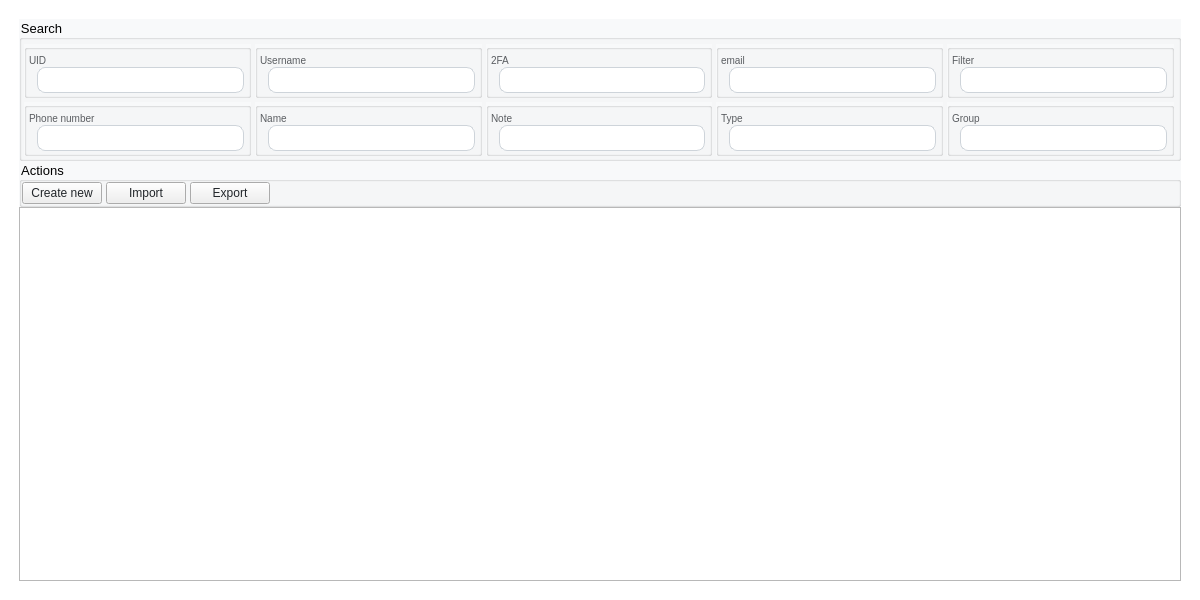
<?xml version="1.0" encoding="UTF-8"?>
<ui version="4.0">
 <class>PageProfiles</class>
 <widget class="QWidget" name="PageProfiles">
  <property name="geometry">
   <rect>
    <x>0</x>
    <y>0</y>
    <width>1200</width>
    <height>600</height>
   </rect>
  </property>
  <property name="windowTitle">
   <string>Form</string>
  </property>
  <property name="styleSheet">
   <string notr="true">#PageProfiles{
  font-family: &quot;Courier New&quot;;
  background-color: #FFFFFF;
}
QGroupBox {
  font-family: &quot;Courier New&quot;;
  font-size: 13px;
  background-color: rgba(248, 249, 250, 1);
}
QLineEdit {
  padding: 4px 0;
  border: 1px solid #ced4da;
  border-radius: 8px;
  margin-left: 8px;
  padding-left: 4px;
  background-color: #FFFFFF;
  color:#212529;
}
QPlainTextEdit {
	background-color: #FFFFFF;
  color:#212529;
}
QLabel {
  font-family: &quot;Courier New&quot;;
  font-size: 13px;
  color: rgb(90, 93, 97);
}
QRadioButton {
  font-family: &quot;Courier New&quot;;
  font-size: 13px;
  color: #212529;
}
QComboBox {
  font-family: &quot;Courier New&quot;;
  font-size: 13px;
  color: #212529;
}
QPushButton {
  color: #212529;
}

QCheckBox{
  color: #212529;
}</string>
  </property>
  <layout class="QHBoxLayout" name="horizontalLayout_2">
   <item>
    <layout class="QVBoxLayout" name="Profiles_layout">
     <property name="spacing">
      <number>0</number>
     </property>
     <property name="leftMargin">
      <number>8</number>
     </property>
     <property name="topMargin">
      <number>8</number>
     </property>
     <property name="rightMargin">
      <number>8</number>
     </property>
     <property name="bottomMargin">
      <number>8</number>
     </property>
     <item>
      <widget class="QGroupBox" name="search_container">
       <property name="title">
        <string>Search</string>
       </property>
       <layout class="QGridLayout" name="gridLayout_2">
        <property name="leftMargin">
         <number>0</number>
        </property>
        <property name="topMargin">
         <number>0</number>
        </property>
        <property name="rightMargin">
         <number>0</number>
        </property>
        <property name="bottomMargin">
         <number>0</number>
        </property>
        <property name="spacing">
         <number>0</number>
        </property>
        <item row="0" column="0">
         <layout class="QGridLayout" name="search_layout_2">
          <property name="leftMargin">
           <number>2</number>
          </property>
          <property name="topMargin">
           <number>4</number>
          </property>
          <property name="rightMargin">
           <number>4</number>
          </property>
          <property name="bottomMargin">
           <number>2</number>
          </property>
          <property name="spacing">
           <number>4</number>
          </property>
          <item row="1" column="1">
           <widget class="QGroupBox" name="name_container">
            <property name="title">
             <string/>
            </property>
            <layout class="QVBoxLayout" name="verticalLayout_21">
             <property name="spacing">
              <number>4</number>
             </property>
             <property name="leftMargin">
              <number>2</number>
             </property>
             <property name="topMargin">
              <number>4</number>
             </property>
             <property name="rightMargin">
              <number>4</number>
             </property>
             <property name="bottomMargin">
              <number>2</number>
             </property>
             <item>
              <layout class="QVBoxLayout" name="name_layout">
               <property name="spacing">
                <number>0</number>
               </property>
               <item>
                <widget class="QLabel" name="name_label">
                 <property name="styleSheet">
                  <string notr="true">font-size: 10px</string>
                 </property>
                 <property name="text">
                  <string>Name</string>
                 </property>
                </widget>
               </item>
               <item>
                <widget class="QLineEdit" name="name_input"/>
               </item>
              </layout>
             </item>
            </layout>
           </widget>
          </item>
          <item row="1" column="3">
           <widget class="QGroupBox" name="type_container">
            <property name="title">
             <string/>
            </property>
            <layout class="QVBoxLayout" name="verticalLayout_15">
             <property name="spacing">
              <number>4</number>
             </property>
             <property name="leftMargin">
              <number>2</number>
             </property>
             <property name="topMargin">
              <number>4</number>
             </property>
             <property name="rightMargin">
              <number>4</number>
             </property>
             <property name="bottomMargin">
              <number>2</number>
             </property>
             <item>
              <layout class="QVBoxLayout" name="type_layout">
               <property name="spacing">
                <number>0</number>
               </property>
               <item>
                <widget class="QLabel" name="type_label">
                 <property name="styleSheet">
                  <string notr="true">font-size: 10px</string>
                 </property>
                 <property name="text">
                  <string>Type</string>
                 </property>
                </widget>
               </item>
               <item>
                <widget class="QLineEdit" name="type_input"/>
               </item>
              </layout>
             </item>
            </layout>
           </widget>
          </item>
          <item row="1" column="0">
           <widget class="QGroupBox" name="phone_number_container">
            <property name="title">
             <string/>
            </property>
            <layout class="QVBoxLayout" name="verticalLayout_11">
             <property name="spacing">
              <number>4</number>
             </property>
             <property name="leftMargin">
              <number>2</number>
             </property>
             <property name="topMargin">
              <number>4</number>
             </property>
             <property name="rightMargin">
              <number>4</number>
             </property>
             <property name="bottomMargin">
              <number>2</number>
             </property>
             <item>
              <layout class="QVBoxLayout" name="phone_number_layout">
               <property name="spacing">
                <number>0</number>
               </property>
               <item>
                <widget class="QLabel" name="phone_number_label">
                 <property name="styleSheet">
                  <string notr="true">font-size: 10px</string>
                 </property>
                 <property name="text">
                  <string>Phone number</string>
                 </property>
                </widget>
               </item>
               <item>
                <widget class="QLineEdit" name="phone_number_input"/>
               </item>
              </layout>
             </item>
            </layout>
           </widget>
          </item>
          <item row="0" column="3">
           <widget class="QGroupBox" name="email_container">
            <property name="title">
             <string/>
            </property>
            <layout class="QVBoxLayout" name="verticalLayout_5">
             <property name="spacing">
              <number>4</number>
             </property>
             <property name="leftMargin">
              <number>2</number>
             </property>
             <property name="topMargin">
              <number>4</number>
             </property>
             <property name="rightMargin">
              <number>4</number>
             </property>
             <property name="bottomMargin">
              <number>2</number>
             </property>
             <item>
              <layout class="QVBoxLayout" name="email_layout">
               <property name="spacing">
                <number>0</number>
               </property>
               <item>
                <widget class="QLabel" name="email_label">
                 <property name="styleSheet">
                  <string notr="true">font-size: 10px</string>
                 </property>
                 <property name="text">
                  <string>email</string>
                 </property>
                </widget>
               </item>
               <item>
                <widget class="QLineEdit" name="email_input"/>
               </item>
              </layout>
             </item>
            </layout>
           </widget>
          </item>
          <item row="1" column="2">
           <widget class="QGroupBox" name="note_container">
            <property name="title">
             <string/>
            </property>
            <layout class="QVBoxLayout" name="verticalLayout_17">
             <property name="spacing">
              <number>4</number>
             </property>
             <property name="leftMargin">
              <number>2</number>
             </property>
             <property name="topMargin">
              <number>4</number>
             </property>
             <property name="rightMargin">
              <number>4</number>
             </property>
             <property name="bottomMargin">
              <number>2</number>
             </property>
             <item>
              <layout class="QVBoxLayout" name="note_layout">
               <property name="spacing">
                <number>0</number>
               </property>
               <item>
                <widget class="QLabel" name="note_label">
                 <property name="styleSheet">
                  <string notr="true">font-size: 10px</string>
                 </property>
                 <property name="text">
                  <string>Note</string>
                 </property>
                </widget>
               </item>
               <item>
                <widget class="QLineEdit" name="note_input"/>
               </item>
              </layout>
             </item>
            </layout>
           </widget>
          </item>
          <item row="0" column="4">
           <widget class="QGroupBox" name="fillter_container">
            <property name="title">
             <string/>
            </property>
            <layout class="QVBoxLayout" name="verticalLayout_34">
             <property name="spacing">
              <number>4</number>
             </property>
             <property name="leftMargin">
              <number>2</number>
             </property>
             <property name="topMargin">
              <number>4</number>
             </property>
             <property name="rightMargin">
              <number>4</number>
             </property>
             <property name="bottomMargin">
              <number>2</number>
             </property>
             <item>
              <layout class="QVBoxLayout" name="filter_layout">
               <property name="spacing">
                <number>0</number>
               </property>
               <item>
                <widget class="QLabel" name="filter_laybel">
                 <property name="styleSheet">
                  <string notr="true">font-size: 10px</string>
                 </property>
                 <property name="text">
                  <string>Filter</string>
                 </property>
                </widget>
               </item>
               <item>
                <widget class="QLineEdit" name="filter_input"/>
               </item>
              </layout>
             </item>
            </layout>
           </widget>
          </item>
          <item row="0" column="2">
           <widget class="QGroupBox" name="two_fa_container">
            <property name="title">
             <string/>
            </property>
            <layout class="QVBoxLayout" name="verticalLayout_9">
             <property name="spacing">
              <number>4</number>
             </property>
             <property name="leftMargin">
              <number>2</number>
             </property>
             <property name="topMargin">
              <number>4</number>
             </property>
             <property name="rightMargin">
              <number>4</number>
             </property>
             <property name="bottomMargin">
              <number>2</number>
             </property>
             <item>
              <layout class="QVBoxLayout" name="two_fa_layout">
               <property name="spacing">
                <number>0</number>
               </property>
               <item>
                <widget class="QLabel" name="two_fa_label">
                 <property name="styleSheet">
                  <string notr="true">font-size: 10px</string>
                 </property>
                 <property name="text">
                  <string>2FA</string>
                 </property>
                </widget>
               </item>
               <item>
                <widget class="QLineEdit" name="two_fa_input"/>
               </item>
              </layout>
             </item>
            </layout>
           </widget>
          </item>
          <item row="0" column="1">
           <widget class="QGroupBox" name="username_container">
            <property name="title">
             <string/>
            </property>
            <layout class="QVBoxLayout" name="verticalLayout_19">
             <property name="spacing">
              <number>4</number>
             </property>
             <property name="leftMargin">
              <number>2</number>
             </property>
             <property name="topMargin">
              <number>4</number>
             </property>
             <property name="rightMargin">
              <number>4</number>
             </property>
             <property name="bottomMargin">
              <number>2</number>
             </property>
             <item>
              <layout class="QVBoxLayout" name="username_layout">
               <property name="spacing">
                <number>0</number>
               </property>
               <item>
                <widget class="QLabel" name="username_label">
                 <property name="styleSheet">
                  <string notr="true">font-size: 10px</string>
                 </property>
                 <property name="text">
                  <string>Username</string>
                 </property>
                </widget>
               </item>
               <item>
                <widget class="QLineEdit" name="username_input"/>
               </item>
              </layout>
             </item>
            </layout>
           </widget>
          </item>
          <item row="1" column="4">
           <widget class="QGroupBox" name="group_container">
            <property name="title">
             <string/>
            </property>
            <layout class="QVBoxLayout" name="verticalLayout_13">
             <property name="spacing">
              <number>4</number>
             </property>
             <property name="leftMargin">
              <number>2</number>
             </property>
             <property name="topMargin">
              <number>4</number>
             </property>
             <property name="rightMargin">
              <number>4</number>
             </property>
             <property name="bottomMargin">
              <number>2</number>
             </property>
             <item>
              <layout class="QVBoxLayout" name="group_layout">
               <property name="spacing">
                <number>0</number>
               </property>
               <item>
                <widget class="QLabel" name="group_label">
                 <property name="styleSheet">
                  <string notr="true">font-size: 10px</string>
                 </property>
                 <property name="text">
                  <string>Group</string>
                 </property>
                </widget>
               </item>
               <item>
                <widget class="QLineEdit" name="group_input"/>
               </item>
              </layout>
             </item>
            </layout>
           </widget>
          </item>
          <item row="0" column="0">
           <widget class="QGroupBox" name="uid_container">
            <property name="title">
             <string/>
            </property>
            <layout class="QVBoxLayout" name="verticalLayout_2">
             <property name="spacing">
              <number>4</number>
             </property>
             <property name="leftMargin">
              <number>2</number>
             </property>
             <property name="topMargin">
              <number>4</number>
             </property>
             <property name="rightMargin">
              <number>4</number>
             </property>
             <property name="bottomMargin">
              <number>2</number>
             </property>
             <item>
              <layout class="QVBoxLayout" name="uid_layout">
               <property name="spacing">
                <number>0</number>
               </property>
               <item>
                <widget class="QLabel" name="uid_label">
                 <property name="styleSheet">
                  <string notr="true">font-size: 10px</string>
                 </property>
                 <property name="text">
                  <string>UID</string>
                 </property>
                </widget>
               </item>
               <item>
                <widget class="QLineEdit" name="uid_input"/>
               </item>
              </layout>
             </item>
            </layout>
           </widget>
          </item>
         </layout>
        </item>
       </layout>
      </widget>
     </item>
     <item>
      <widget class="QGroupBox" name="action_container">
       <property name="maximumSize">
        <size>
         <width>16777215</width>
         <height>60</height>
        </size>
       </property>
       <property name="title">
        <string>Actions</string>
       </property>
       <layout class="QHBoxLayout" name="horizontalLayout">
        <property name="spacing">
         <number>0</number>
        </property>
        <property name="leftMargin">
         <number>0</number>
        </property>
        <property name="topMargin">
         <number>0</number>
        </property>
        <property name="rightMargin">
         <number>0</number>
        </property>
        <property name="bottomMargin">
         <number>0</number>
        </property>
        <item>
         <layout class="QHBoxLayout" name="action_layout">
          <property name="spacing">
           <number>4</number>
          </property>
          <item>
           <widget class="QPushButton" name="action_create_btn">
            <property name="maximumSize">
             <size>
              <width>120</width>
              <height>16777215</height>
             </size>
            </property>
            <property name="text">
             <string>Create new</string>
            </property>
           </widget>
          </item>
          <item>
           <widget class="QPushButton" name="action_import_btn">
            <property name="maximumSize">
             <size>
              <width>120</width>
              <height>16777215</height>
             </size>
            </property>
            <property name="text">
             <string>Import</string>
            </property>
           </widget>
          </item>
          <item>
           <widget class="QPushButton" name="action_export_btn">
            <property name="maximumSize">
             <size>
              <width>120</width>
              <height>16777215</height>
             </size>
            </property>
            <property name="text">
             <string>Export</string>
            </property>
           </widget>
          </item>
          <item>
           <spacer name="horizontalSpacer">
            <property name="orientation">
             <enum>Qt::Horizontal</enum>
            </property>
            <property name="sizeHint" stdset="0">
             <size>
              <width>40</width>
              <height>20</height>
             </size>
            </property>
           </spacer>
          </item>
         </layout>
        </item>
       </layout>
      </widget>
     </item>
     <item>
      <widget class="QTableView" name="profiles_table"/>
     </item>
    </layout>
   </item>
  </layout>
 </widget>
 <tabstops>
  <tabstop>uid_input</tabstop>
  <tabstop>username_input</tabstop>
  <tabstop>two_fa_input</tabstop>
  <tabstop>email_input</tabstop>
  <tabstop>phone_number_input</tabstop>
  <tabstop>name_input</tabstop>
  <tabstop>note_input</tabstop>
  <tabstop>type_input</tabstop>
  <tabstop>group_input</tabstop>
  <tabstop>action_create_btn</tabstop>
  <tabstop>action_import_btn</tabstop>
  <tabstop>action_export_btn</tabstop>
  <tabstop>profiles_table</tabstop>
 </tabstops>
 <resources/>
 <connections/>
</ui>
